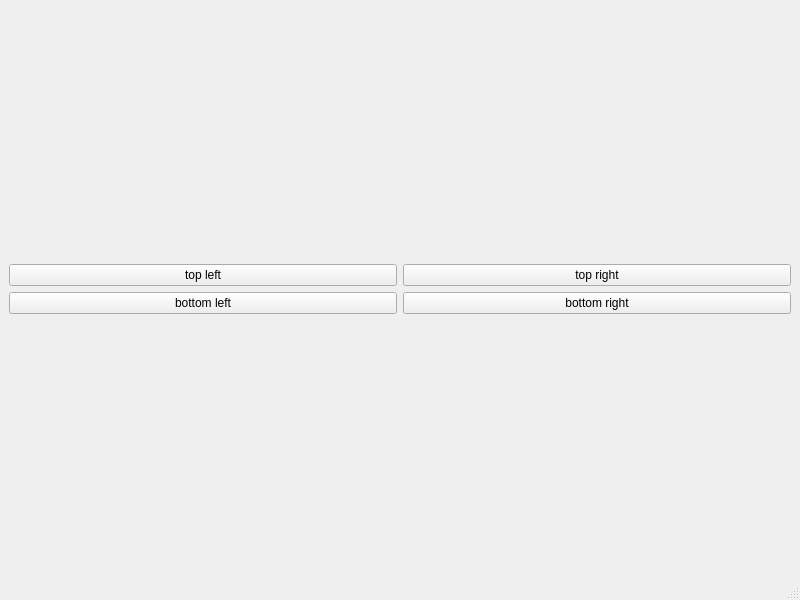
<?xml version="1.0" encoding="UTF-8"?>
<ui version="4.0">
 <class>MainWindow</class>
 <widget class="QMainWindow" name="MainWindow">
  <property name="geometry">
   <rect>
    <x>0</x>
    <y>0</y>
    <width>800</width>
    <height>600</height>
   </rect>
  </property>
  <property name="windowTitle">
   <string>MainWindow</string>
  </property>
  <widget class="QWidget" name="centralwidget">
   <layout class="QGridLayout" name="gridLayout">
    <item row="0" column="0">
     <layout class="QVBoxLayout" name="verticalLayout">
      <item>
       <layout class="QHBoxLayout" name="horizontalLayout">
        <item>
         <widget class="QPushButton" name="pushButton_2">
          <property name="text">
           <string>top left</string>
          </property>
         </widget>
        </item>
        <item>
         <widget class="QPushButton" name="pushButton">
          <property name="text">
           <string>top right</string>
          </property>
         </widget>
        </item>
       </layout>
      </item>
      <item>
       <layout class="QHBoxLayout" name="horizontalLayout_2">
        <item>
         <widget class="QPushButton" name="pushButton_4">
          <property name="text">
           <string>bottom left</string>
          </property>
         </widget>
        </item>
        <item>
         <widget class="QPushButton" name="pushButton_3">
          <property name="text">
           <string>bottom right</string>
          </property>
         </widget>
        </item>
       </layout>
      </item>
     </layout>
    </item>
   </layout>
  </widget>
  <widget class="QMenuBar" name="menubar">
   <property name="geometry">
    <rect>
     <x>0</x>
     <y>0</y>
     <width>800</width>
     <height>29</height>
    </rect>
   </property>
  </widget>
  <widget class="QStatusBar" name="statusbar"/>
 </widget>
 <resources/>
 <connections/>
</ui>
